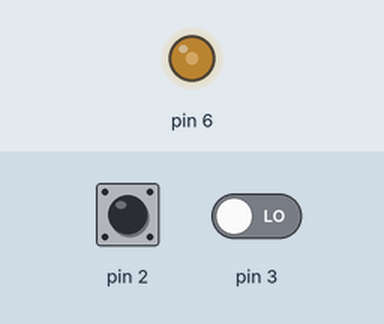
A sketch run on a simulated Arduino Uno, built with avr-gcc and run on an emulated ATmega328P. Shown: output pins drawn as LEDs (lit = HIGH). Inputs (shaded band) come from the test bench; at power-on: pin 2 HIGH, pin 3 LOW.

Above: at 0.1 s.
Timing chart, 0 to 0.9 s (numbered marks = the images above):
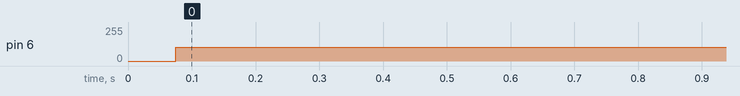

Measured:
- by itself, pin 6: 0/255 → 103/255 at 0.07 s

The sketch:

sk910-firmware.ino
```cpp
// (licence header left out)
#include <avr/io.h>			// include I/O definitions (port names, pin names, etc)
#include <avr/wdt.h>		// include watchdog timer support
#include <avr/interrupt.h>	// include interrupt support

// ==============================================================================
// Globals
// ------------------------------------------------------------------------------

volatile unsigned int line_idx;
volatile unsigned char table[256];
volatile unsigned char table_read_idx;
volatile unsigned char do_sample_video;

// ==============================================================================
// Functions
// ------------------------------------------------------------------------------


// ------------------------------------------------------------------------------
// Init
// ------------------------------------------------------------------------------
void init (void) {

	DDRD = (1 << PD6); 	// PWM OUt

	EICRA 	= ( 1 << ISC10 | 1 << ISC01 ); 					// Any logical change on INT1 generates an interrupt request. - odd/even
																		// The falling edge of INT0 generates an interrupt request.	- pulse
	EIMSK = ( 1 << INT1 | 1 << INT0);									// enable INT1 and INT0

	ADCSRA 	= (1 << ADEN | 1 << ADATE | 1 << ADIE);						// Enable ADC , trigger on interrupt 0
	ADCSRB	= (1 << ADTS1);
	ADCSRA |= 1<<ADSC;		// Start Conversion

	// Timer 0 : PWM Output
	TCCR0A = ( 1 << COM0A1 | 1 << WGM01 | 1  << WGM00);
	TCCR0B = ( 1 << CS00);							// CTC Mode, no prescaler @8mhz / 256 -> 31.25khz sampling rate
	TIMSK0 = ( 1 << TOIE0);

	// Timer 1 : speed of reading back samples -> output frequency
	TCCR1A = ( 1 << COM1A0 );						// Toggle OC1A/OC1B on compare match,
	TCCR1B = ( 1 << WGM12 | 1 << CS11);				// CTC Mode, prescaler 8
		//befor: no prescaler @8mhz / 256 -> max 31.25khz sampling rate
	TIMSK1 = (1 << OCIE1A);

	wdt_enable(WDTO_30MS);			// enable watchdog timer
	sei();
}

// ------------------------------------------------------------------------------
// 													odd/even - vertical blanking
// 											on one field sample cv, on other video
ISR (INT1_vect) {
	line_idx = 0;
	if (PIND & (1 << PD3)) {
		do_sample_video = 1;
		ADMUX = 0;
	} else {
		ADMUX = 1;
		do_sample_video = 0;
	}
}

// ------------------------------------------------------------------------------
// 														dummy for ADC trigger

ISR (INT0_vect) {}

// ------------------------------------------------------------------------------
// 														ADC interrupt

ISR (ADC_vect) {
	if (do_sample_video) {
		if (line_idx > 35) {
			if (line_idx < 292) {
				table[line_idx - 36] = ((ADCL | ADCH << 8)>>2);
			}
		}
	} else {
		if (line_idx == 50) {
			unsigned int cv_input;
			cv_input = (ADCL | ADCH << 8);
			cv_input = 1024-cv_input;
			cv_input += 4;
			OCR1AL = (unsigned char)cv_input;
			OCR1AH = (unsigned char)(cv_input >> 8);
		}
	}
	line_idx++;
}

// ------------------------------------------------------------------------------
// 														Timer 1 Overflow: output next sample

ISR (TIMER1_COMPA_vect) {
	table_read_idx++;
}

// ------------------------------------------------------------------------------
// 														Timer 0 Overflow: adjust pwm

ISR (TIMER0_OVF_vect) {
	OCR0A = table[table_read_idx];
}

// ==============================================================================
// main
// ------------------------------------------------------------------------------

int main (void) {


	init();
	unsigned char i;
	for (i=0;i<254;i++) {table[i]=i;}
	OCR1AL = 0xdf;

	while(1) {
		wdt_reset();
	}
	return 0;
}	
```
